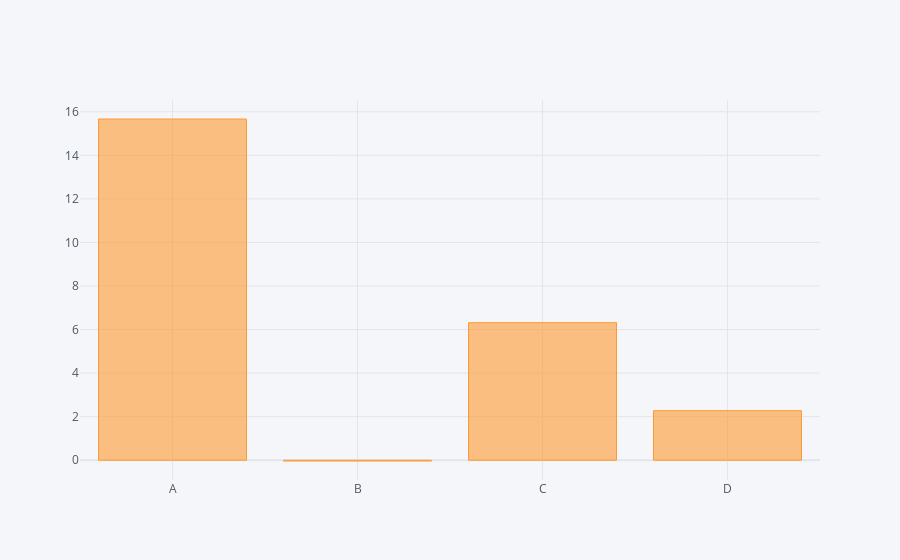

Here is the notebook cell this chart was saved with:
### Code cell
# df.count().iplot(kind='bar')
df.sum().iplot(kind='bar')

### Figure 1 — Plotly figure (JSON) as saved in the notebook; plotly's stock layout.template omitted (floating-point values rounded to 4 significant figures)
{"data": [{"marker": {"color": "rgba(255, 153, 51, 0.6)", "line": {"color": "rgba(255, 153, 51, 1.0)", "width": 1}}, "name": "None", "orientation": "v", "text": "", "type": "bar", "x": ["A", "B", "C", "D"], "y": [15.67, -0.03595, 6.316, 2.275]}], "layout": {"legend": {"bgcolor": "#F5F6F9", "font": {"color": "#4D5663"}}, "paper_bgcolor": "#F5F6F9", "plot_bgcolor": "#F5F6F9", "title": {"font": {"color": "#4D5663"}}, "xaxis": {"gridcolor": "#E1E5ED", "showgrid": true, "tickfont": {"color": "#4D5663"}, "title": {"font": {"color": "#4D5663"}, "text": ""}, "zerolinecolor": "#E1E5ED"}, "yaxis": {"gridcolor": "#E1E5ED", "showgrid": true, "tickfont": {"color": "#4D5663"}, "title": {"font": {"color": "#4D5663"}, "text": ""}, "zerolinecolor": "#E1E5ED"}}}
